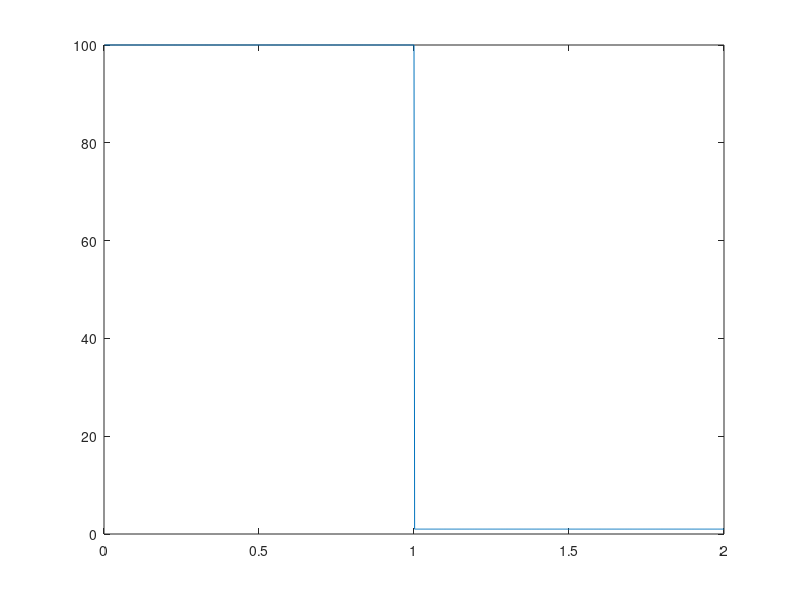
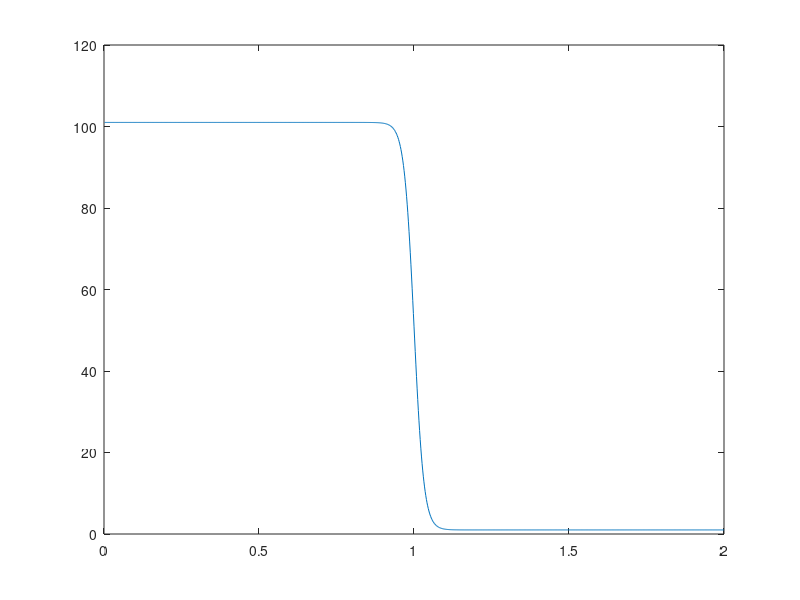

Recreate these plots in MATLAB, in order.


direction = 1;
MVfactor = 100;
sprRotK = 1;

tempK=zeros(100,1);
theta=zeros(100,1);

for i=1:1000

    theta(i)=i/1000*2*pi;

        if theta(i)<pi && direction==0
            tempK(i) = sprRotK;
        %elseif theta(i)<pi+0.1*pi && direction==0
            %tempK(i) = sprRotK+sprRotK*((theta(i)-pi)/(0.1*pi))*(MVfactor-1);

        elseif theta(i)>pi && direction==1
            tempK(i) = sprRotK;
        %elseif theta(i)>pi-0.1*pi && direction==1
            %tempK(i) = sprRotK+sprRotK*((pi-theta(i))/(0.1*pi))*(MVfactor-1);
        
        else
            tempK(i) = sprRotK*MVfactor;
        end
end

figure
plot(theta/pi, tempK)


for i=1:1000

    theta(i)=i/1000*2*pi;
    if direction==0    
        factor=(tanh((theta(i)-pi)*10)+1)/2*MVfactor+1;
        tempK(i) = sprRotK*factor;
    else
        factor=(tanh(-(theta(i)-pi)*10)+1)/2*MVfactor+1;
        tempK(i) = sprRotK*factor;
    end

end

figure
plot(theta/pi, tempK)
